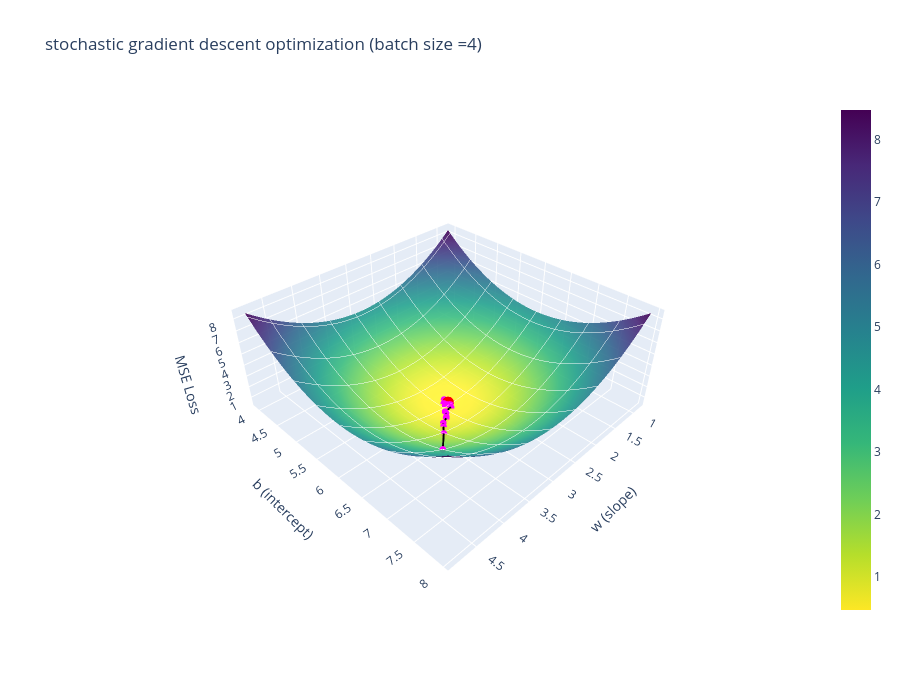

This figure's notebook cell:
### Code cell
search_path_plot(stochastic_gradient_path2, title='stochastic gradient descent optimization (batch size =4)')

### Figure 1 — Plotly figure (JSON) as saved in the notebook; plotly's stock layout.template omitted (floating-point values rounded to 4 significant figures; data arrays with more than 128 entries replaced by an {"elided": "..."} marker saying what was removed)
{"data": [{"colorscale": [[0, "#fde725"], [0.1111, "#b5de2b"], [0.2222, "#6ece58"], [0.3333, "#35b779"], [0.4444, "#1f9e89"], [0.5556, "#26828e"], [0.6667, "#31688e"], [0.7778, "#3e4989"], [0.8889, "#482878"], [1, "#440154"]], "contours": {"x": {"color": "white", "show": true}, "y": {"color": "white", "show": true}}, "opacity": 0.9, "showscale": true, "type": "surface", "x": {"elided": "100x100 float values"}, "y": {"elided": "100x100 float values"}, "z": {"elided": "100x100 float values"}}, {"line": {"color": "black", "width": 4}, "marker": {"color": "magenta", "size": 4}, "mode": "lines+markers", "showlegend": false, "type": "scatter3d", "x": [4, 3.522], "y": [7, 6.534], "z": [2.893, 1.261]}, {"line": {"color": "black", "width": 4}, "marker": {"color": "magenta", "size": 4}, "mode": "lines+markers", "showlegend": false, "type": "scatter3d", "x": [3.522, 3.367], "y": [6.534, 6.369], "z": [1.261, 0.9128]}, {"line": {"color": "black", "width": 4}, "marker": {"color": "magenta", "size": 4}, "mode": "lines+markers", "showlegend": false, "type": "scatter3d", "x": [3.367, 3.291], "y": [6.369, 6.289], "z": [0.9128, 0.7783]}, {"line": {"color": "black", "width": 4}, "marker": {"color": "magenta", "size": 4}, "mode": "lines+markers", "showlegend": false, "type": "scatter3d", "x": [3.291, 3.164], "y": [6.289, 6.222], "z": [0.7783, 0.6418]}, {"line": {"color": "black", "width": 4}, "marker": {"color": "magenta", "size": 4}, "mode": "lines+markers", "showlegend": false, "type": "scatter3d", "x": [3.164, 3.155], "y": [6.222, 6.209], "z": [0.6418, 0.6298]}, {"line": {"color": "black", "width": 4}, "marker": {"color": "magenta", "size": 4}, "mode": "lines+markers", "showlegend": false, "type": "scatter3d", "x": [3.155, 3.134], "y": [6.209, 6.194], "z": [0.6298, 0.6097]}, {"line": {"color": "black", "width": 4}, "marker": {"color": "magenta", "size": 4}, "mode": "lines+markers", "showlegend": false, "type": "scatter3d", "x": [3.134, 3.067], "y": [6.194, 6.119], "z": [0.6097, 0.5451]}, {"line": {"color": "black", "width": 4}, "marker": {"color": "magenta", "size": 4}, "mode": "lines+markers", "showlegend": false, "type": "scatter3d", "x": [3.067, 3.05], "y": [6.119, 6.083], "z": [0.5451, 0.5271]}, {"line": {"color": "black", "width": 4}, "marker": {"color": "magenta", "size": 4}, "mode": "lines+markers", "showlegend": false, "type": "scatter3d", "x": [3.05, 2.905], "y": [6.083, 6.065], "z": [0.5271, 0.4865]}, {"line": {"color": "black", "width": 4}, "marker": {"color": "magenta", "size": 4}, "mode": "lines+markers", "showlegend": false, "type": "scatter3d", "x": [2.905, 2.828], "y": [6.065, 5.966], "z": [0.4865, 0.471]}, {"line": {"color": "black", "width": 4}, "marker": {"color": "magenta", "size": 4}, "mode": "lines+markers", "showlegend": false, "type": "scatter3d", "x": [2.828, 2.903], "y": [5.966, 6.005], "z": [0.471, 0.4759]}, {"line": {"color": "black", "width": 4}, "marker": {"color": "magenta", "size": 4}, "mode": "lines+markers", "showlegend": false, "type": "scatter3d", "x": [2.903, 2.865], "y": [6.005, 6.008], "z": [0.4759, 0.4739]}, {"line": {"color": "black", "width": 4}, "marker": {"color": "magenta", "size": 4}, "mode": "lines+markers", "showlegend": false, "type": "scatter3d", "x": [2.865, 2.929], "y": [6.008, 6.035], "z": [0.4739, 0.4835]}, {"line": {"color": "black", "width": 4}, "marker": {"color": "magenta", "size": 4}, "mode": "lines+markers", "showlegend": false, "type": "scatter3d", "x": [2.929, 2.933], "y": [6.035, 5.97], "z": [0.4835, 0.477]}, {"line": {"color": "black", "width": 4}, "marker": {"color": "magenta", "size": 4}, "mode": "lines+markers", "showlegend": false, "type": "scatter3d", "x": [2.933, 2.956], "y": [5.97, 5.994], "z": [0.477, 0.4829]}, {"line": {"color": "black", "width": 4}, "marker": {"color": "magenta", "size": 4}, "mode": "lines+markers", "showlegend": false, "type": "scatter3d", "x": [2.956, 2.918], "y": [5.994, 5.92], "z": [0.4829, 0.4751]}, {"line": {"color": "black", "width": 4}, "marker": {"color": "magenta", "size": 4}, "mode": "lines+markers", "showlegend": false, "type": "scatter3d", "x": [2.918, 2.847], "y": [5.92, 5.856], "z": [0.4751, 0.4787]}, {"line": {"color": "black", "width": 4}, "marker": {"color": "magenta", "size": 4}, "mode": "lines+markers", "showlegend": false, "type": "scatter3d", "x": [2.847, 2.9], "y": [5.856, 5.971], "z": [0.4787, 0.4728]}, {"line": {"color": "black", "width": 4}, "marker": {"color": "magenta", "size": 4}, "mode": "lines+markers", "showlegend": false, "type": "scatter3d", "x": [2.9, 2.872], "y": [5.971, 6.0], "z": [0.4728, 0.4732]}, {"line": {"color": "black", "width": 4}, "marker": {"color": "magenta", "size": 4}, "mode": "lines+markers", "showlegend": false, "type": "scatter3d", "x": [2.872, 2.819], "y": [6.0, 5.934], "z": [0.4732, 0.4714]}, {"marker": {"color": "red", "size": 7}, "mode": "markers", "name": "Minimum", "showlegend": false, "type": "scatter3d", "x": [2.852], "y": [5.948], "z": [0.4701]}], "layout": {"height": 700, "scene": {"aspectratio": {"x": 1, "y": 1, "z": 0.4}, "xaxis": {"title": {"text": "w (slope)"}}, "yaxis": {"title": {"text": "b (intercept)"}}, "zaxis": {"title": {"text": "MSE Loss"}}}, "title": {"text": "stochastic gradient descent optimization (batch size =4)"}, "width": 900}}
